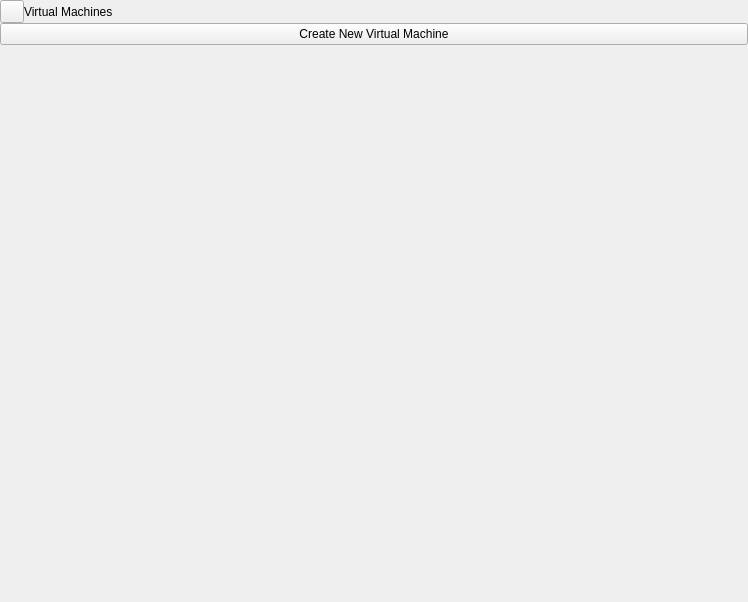
<?xml version="1.0" encoding="UTF-8"?>
<ui version="4.0">
 <class>MainWindow</class>
 <widget class="QMainWindow" name="MainWindow">
  <property name="geometry">
   <rect>
    <x>0</x>
    <y>0</y>
    <width>748</width>
    <height>602</height>
   </rect>
  </property>
  <property name="windowTitle">
   <string>MainWindow</string>
  </property>
  <widget class="QWidget" name="centralwidget">
   <property name="autoFillBackground">
    <bool>true</bool>
   </property>
   <layout class="QVBoxLayout" name="verticalLayout">
    <property name="spacing">
     <number>0</number>
    </property>
    <property name="leftMargin">
     <number>0</number>
    </property>
    <property name="topMargin">
     <number>0</number>
    </property>
    <property name="rightMargin">
     <number>0</number>
    </property>
    <property name="bottomMargin">
     <number>0</number>
    </property>
    <item>
     <widget class="QWidget" name="topWidget" native="true">
      <property name="autoFillBackground">
       <bool>true</bool>
      </property>
      <layout class="QHBoxLayout" name="horizontalLayout">
       <property name="spacing">
        <number>0</number>
       </property>
       <property name="leftMargin">
        <number>0</number>
       </property>
       <property name="topMargin">
        <number>0</number>
       </property>
       <property name="rightMargin">
        <number>0</number>
       </property>
       <property name="bottomMargin">
        <number>0</number>
       </property>
       <item>
        <layout class="QHBoxLayout" name="leftCsdLayout">
         <property name="spacing">
          <number>0</number>
         </property>
        </layout>
       </item>
       <item>
        <widget class="QToolButton" name="menuButton">
         <property name="sizePolicy">
          <sizepolicy hsizetype="Preferred" vsizetype="Preferred">
           <horstretch>0</horstretch>
           <verstretch>0</verstretch>
          </sizepolicy>
         </property>
         <property name="text">
          <string/>
         </property>
         <property name="icon">
          <iconset theme="the24">
           <normaloff>:/icons/the24.svg</normaloff>:/icons/the24.svg</iconset>
         </property>
         <property name="popupMode">
          <enum>QToolButton::InstantPopup</enum>
         </property>
        </widget>
       </item>
       <item>
        <widget class="tTitleLabel" name="titleLabel">
         <property name="text">
          <string>Virtual Machines</string>
         </property>
        </widget>
       </item>
       <item>
        <spacer name="horizontalSpacer">
         <property name="orientation">
          <enum>Qt::Horizontal</enum>
         </property>
         <property name="sizeHint" stdset="0">
          <size>
           <width>40</width>
           <height>20</height>
          </size>
         </property>
        </spacer>
       </item>
       <item>
        <layout class="QHBoxLayout" name="rightCsdLayout">
         <property name="spacing">
          <number>0</number>
         </property>
        </layout>
       </item>
      </layout>
     </widget>
    </item>
    <item>
     <widget class="QScrollArea" name="vmList">
      <property name="frameShape">
       <enum>QFrame::NoFrame</enum>
      </property>
      <property name="widgetResizable">
       <bool>true</bool>
      </property>
      <widget class="QWidget" name="scrollAreaWidgetContents">
       <property name="geometry">
        <rect>
         <x>0</x>
         <y>0</y>
         <width>748</width>
         <height>557</height>
        </rect>
       </property>
       <layout class="QVBoxLayout" name="verticalLayout_3">
        <property name="spacing">
         <number>0</number>
        </property>
        <property name="leftMargin">
         <number>0</number>
        </property>
        <property name="topMargin">
         <number>0</number>
        </property>
        <property name="rightMargin">
         <number>0</number>
        </property>
        <property name="bottomMargin">
         <number>0</number>
        </property>
        <item>
         <layout class="QVBoxLayout" name="vmLayout">
          <property name="spacing">
           <number>0</number>
          </property>
         </layout>
        </item>
        <item>
         <widget class="QPushButton" name="addVmButton">
          <property name="text">
           <string>Create New Virtual Machine</string>
          </property>
          <property name="icon">
           <iconset theme="list-add">
            <normaloff>.</normaloff>.</iconset>
          </property>
         </widget>
        </item>
        <item>
         <spacer name="verticalSpacer">
          <property name="orientation">
           <enum>Qt::Vertical</enum>
          </property>
          <property name="sizeHint" stdset="0">
           <size>
            <width>20</width>
            <height>0</height>
           </size>
          </property>
         </spacer>
        </item>
       </layout>
      </widget>
     </widget>
    </item>
   </layout>
  </widget>
  <widget class="QMenuBar" name="menubar">
   <property name="geometry">
    <rect>
     <x>0</x>
     <y>0</y>
     <width>748</width>
     <height>22</height>
    </rect>
   </property>
  </widget>
  <action name="actionExit">
   <property name="icon">
    <iconset theme="application-exit">
     <normaloff>.</normaloff>.</iconset>
   </property>
   <property name="text">
    <string>Exit</string>
   </property>
   <property name="shortcut">
    <string>Ctrl+Q</string>
   </property>
  </action>
 </widget>
 <customwidgets>
  <customwidget>
   <class>tTitleLabel</class>
   <extends>QLabel</extends>
   <header location="global">ttitlelabel.h</header>
   <slots>
    <signal>backButtonClicked()</signal>
   </slots>
  </customwidget>
 </customwidgets>
 <resources/>
 <connections/>
</ui>
